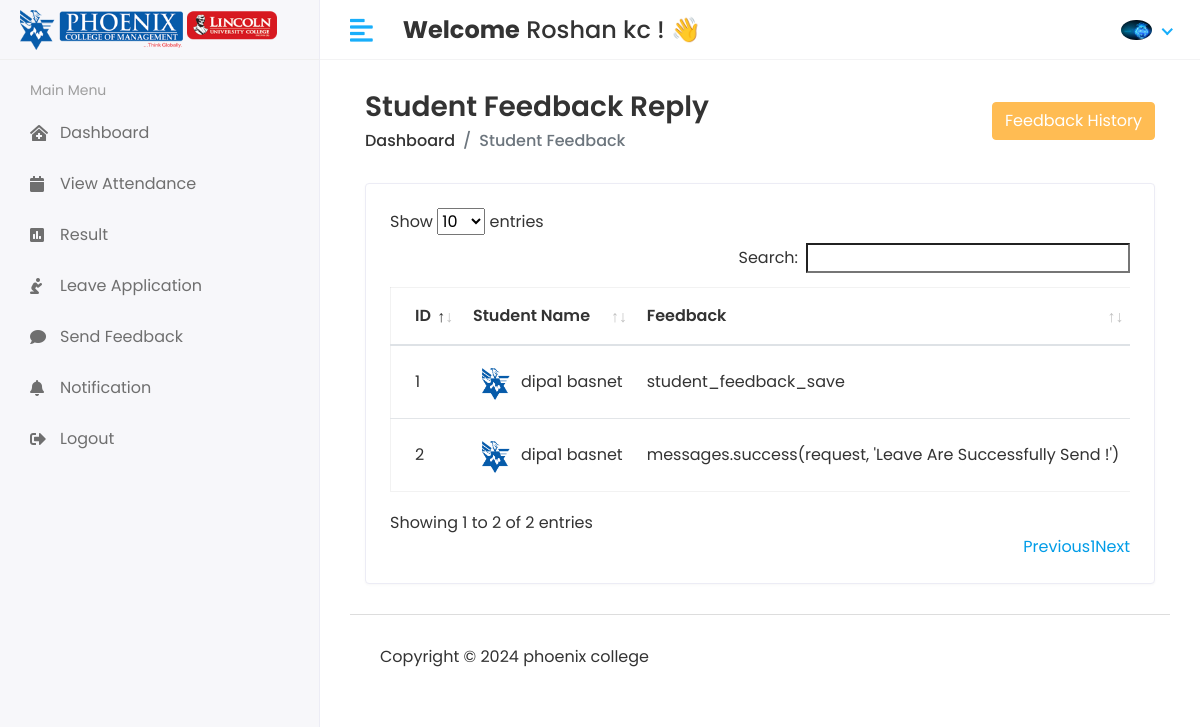
The page /Hod/Student/feedback (signed in) on the database its author committed.
### student/models.py (models this page shows, shortened)
class CustomUser(AbstractUser):
    USER = (
        (1, 'HOD'),
        (2, 'STAFF'),
        (3, 'STUDENT'),
    )
    user_type = models.CharField(choices=USER, max_length=50, default=1)
    profile_pic = models.ImageField(upload_to='media/profile_pic')

class Student_Feedback(models.Model):
    student_id = models.ForeignKey(Student, on_delete=models.CASCADE)
    feedback = models.TextField()
    feedback_reply = models.TextField()
    status = models.IntegerField(default=0)
    created_at = models.DateTimeField(auto_now_add=True, null=True)
    updated_at = models.DateTimeField(auto_now_add=True, null=True)

class Student(models.Model):
    admin = models.OneToOneField(CustomUser, on_delete=models.CASCADE)
    address = models.TextField()
    gender = models.CharField(max_length=100)
    course_id = models.ForeignKey(Course, on_delete=models.DO_NOTHING)
    session_year_id = models.ForeignKey(Session_Year, on_delete=models.DO_NOTHING)
    created_at = models.DateTimeField(auto_now_add=True)
    updated_at = models.DateTimeField(auto_now_add=True)

### student_management_system/Hod_Views.py (the view)
# urls.py: path('Hod/Student/feedback', Hod_Views.STUDENT_FEEDBACK, name='get_student_feedback'),
@login_required(login_url='/')
def STUDENT_FEEDBACK(request):
    feedback = Student_Feedback.objects.all()
    feedback_history = Student_Feedback.objects.all().order_by('-id')[0:20]
    context = {
        'feedback': feedback,
        'feedback_history': feedback_history,
    }
    return render(request, 'Hod/student_feedback.html', context)

### templates/Hod/student_feedback.html (shortened to what this page needs)
{% extends 'base.html' %}
{% block content %}
<div class="content container-fluid">
               <div class="page-header">
                  <div class="row align-items-center">
                     <div class="col">
                        <h3 class="page-title">Student Feedback Reply</h3>
                        <ul class="breadcrumb">
                           <li class="breadcrumb-item"><a href="{% url 'hod_home' %}">Dashboard</a></li>
                           <li class="breadcrumb-item active">Student Feedback</li>
                        </ul>
                     </div>
                     <div class="col-auto text-right float-right ml-auto">
                        <button type="button" class="btn btn-primary" data-toggle="modal" data-target="#exampleModalCenter">
                              Feedback History
                        </button>
                     </div>
                  </div>
               </div>
               <div class="row">
                  <div class="col-sm-12">
                     <div class="card card-table">
                        <div class="card-body">
                           <div class="table-responsive">
                              <table id="table_id" class="table table-hover table-center mb-0">
                                 <thead>
                                    <tr>
                                       <th>ID</th>
                                       <th>Student Name</th>
                                       <th>Feedback</th>
                                    </tr>
                                 </thead>
                                 <tbody>
                                 {% for i in feedback %}
                                    <tr>
                                       <td>{{i.id}}</td>
                                       <td>
                                          <h2 class="table-avatar">
                                             <a href="student-details.html" class="avatar avatar-sm mr-2"><img class="avatar-img rounded-circle" src="/{{i.student_id.admin.profile_pic}}" alt="User Image"> </a>
                                             <a href="student-details.html">{{i.student_id.admin.first_name}}&nbsp;{{i.student_id.admin.last_name}}</a>
                                          </h2>
                                       </td>
                                       <td>{{i.feedback}}</td>
                                    </tr>
                                 {% endfor %}
                                 </tbody>
                              </table>
                           </div>
                        </div>
                     </div>
                  </div>
               </div>
            </div>
{% endblock %}

### templates/includes/header.html (shortened to what this page needs)
 {% load static %}
<div class="header">
            <div class="header-left">
               <a href="" class="logo">
               <img src="{% static 'assets/img/logo-both.png'%}" alt="Logo">
               </a>
            </div>
            <a href="javascript:void(0);" id="toggle_btn">
            <i class="fas fa-align-left"></i>
            </a>
            <div class="top-nav-search mt-3">
               <h4><strong>Welcome</strong>&nbsp;<span>{{user.first_name}} {{ user.last_name }}</span>&nbsp;! 👋</h4>
            </div>
            <ul class="nav user-menu">
               <li class="nav-item dropdown has-arrow">
                  <a href="#" class="dropdown-toggle nav-link" data-toggle="dropdown">
                   {% if user.profile_pic == "" %}
                      <span class="user-img"><img class="rounded-circle" src="{% static 'assets/img/no_image.jpg' %}" width="31" alt="profile"></span>
                     {% else %}
                  <span class="user-img"><img class="rounded-circle" src="/{{user.profile_pic}}" width="31" alt="Profile"></span>
                   {% endif %}
                  </a>
               </li>
            </ul>
         </div>

### static/assets/css/style.css (style rules this page uses)
html { height: 100%; }
body { background-color: #fff; color: #333; font-family: 'Poppins', sans-serif; font-size: 1rem; height: 100%; line-height: 1.5; overflow-x: hidden; }
h1, h2, h3, h4, h5, h6 { font-family: 'Poppins', sans-serif; margin-top: 0; }
a { color: #009ce7; }
input, button, a { transition: all 0.4s ease; -moz-transition: all 0.4s ease; -o-transition: all 0.4s ease; -ms-transition: all 0.4s ease; -webkit-transition: all 0.4s ease; }
input, input:focus, button, button:focus { outline: none; }
ul, ol { padding: 0px; list-style: none; }
.table { color: #333; max-width: 100%; margin-bottom: 0; width: 100%; }
.table.dataTable { border-collapse: collapse !important; border: 1px solid rgba(0, 0, 0, 0.05); }
table.table td h2 { display: inline-block; font-size: inherit; font-weight: 400; margin: 0; padding: 0; vertical-align: middle; }
table.table td h2.table-avatar { align-items: center; display: inline-flex; font-size: inherit; font-weight: 400; margin: 0; padding: 0; vertical-align: middle; white-space: nowrap; }
table.table td h2 a { color: #333; }
.table thead tr th { font-weight: 600; }
.table tbody tr { border-bottom: 1px solid rgba(0, 0, 0, 0.05); }
.table.table-center td, .table.table-center th { vertical-align: middle; }
.card-table .card-body .table > thead > tr > th { border-top: 0; }
.card-table .card-body .table tr td:first-child, .card-table .card-body .table tr th:first-child { padding-left: 1.5rem; }
.card-table .table td, .card-table .table th { border-top: 1px solid #e2e5e8; padding: 1rem 0.75rem; white-space: nowrap; }
.btn-primary { background-color: #FFBC53; border: 1px solid #FFBC53; }
.card { border: 1px solid #ececf5; box-shadow: 0 1px 3px 0 rgba(0, 0, 0, 0.03); margin-bottom: 1.875rem; }
.card-body { padding: 1.5rem; }
.avatar { position: relative; display: inline-block; width: 3rem; height: 3rem }
.avatar > img { width: 100%; height: 100%; -o-object-fit: cover; object-fit: cover; }
.avatar-sm { width: 2.5rem; height: 2.5rem; }
.header { background-color: #fff; border-bottom: 1px solid #f3f3f4; left: 0; position: fixed; right: 0; top: 0; z-index: 1001; height: 60px; }
.header .header-left { float: left; height: 60px; padding: 0 20px; position: relative; width: 320px; z-index: 1; transition: all 0.2s ease-in-out; background-color: #f7f7fa; border-bottom: 1px solid #efefef; border-right: 1px solid #ececf5; display: flex; align-items: center; }
.header .header-left .logo { display: inline-block; line-height: 60px; }
.header .header-left .logo img { max-height: 40px; width: auto; }
.header .dropdown-toggle:after { display: none; }
.header .has-arrow .dropdown-toggle:after { border-top: 0; border-left: 0; border-bottom: 2px solid #18aefa; border-right: 2px solid #18aefa; content: ''; height: 8px; display: inline-block; pointer-events: none; -webkit-transform-origin: 66% 66%; -ms-transform-origin: 66% 66%; transform-origin: 66% 66%; -webkit-transform: rotate(45deg); -ms-transform: rotate(45deg); transform: rotate(45deg); -webkit-transition: all 0.15s ease-in-out; transition: all 0.15s ease-in-out; width: 8px; vertical-align: 0px; }
.user-menu { float: right; margin: 0; position: relative; z-index: 99; padding-right: 15px; }
.user-menu.nav > li > a { color: #a0a0a0; font-size: 14px; line-height: 58px; padding: 0 15px; height: 60px; }
.user-img { margin-right: 3px; position: relative; }
.top-nav-search { float: left; margin-left: 15px; }
.page-header { margin-bottom: 1.875rem; }
.page-header .breadcrumb { background-color: transparent; color: #6c757d; font-size: 1rem; font-weight: 500; margin-bottom: 0; padding: 0; }
.page-header .breadcrumb a { color: #333; }
.page-title { font-size: 28px; font-weight: 600; color: #333; margin-bottom: 5px; }
@media (min-width: 992px) { #toggle_btn { align-items: center; color: #18aefa; display: inline-flex; float: left; font-size: 26px; height: 60px; justify-content: center; margin-left: 15px; padding: 0 15px; } }

### rows shown on the page
CustomUser: first_name "Roshan", last_name "kc", profile_pic (picture)
Student_Feedback: id "1", student_id.admin.profile_pic (picture), student_id.admin.first_name "dipa1", student_id.admin.last_name "basnet", feedback "student_feedback_save"
Student_Feedback: id "2", student_id.admin.profile_pic (picture), student_id.admin.first_name "dipa1", student_id.admin.last_name "basnet", feedback "messages.success(request, 'Leave Are Successfully Send !')"
